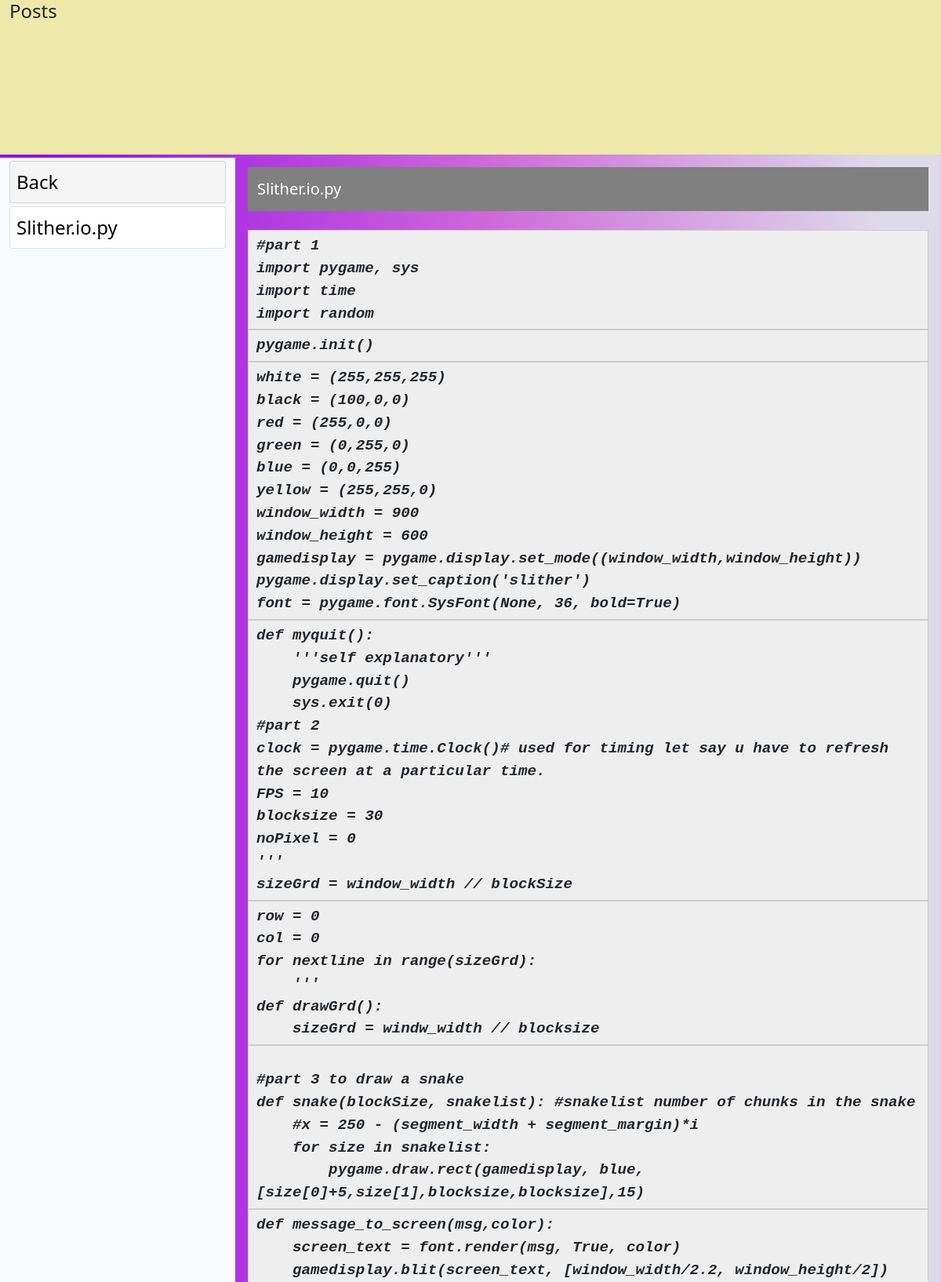
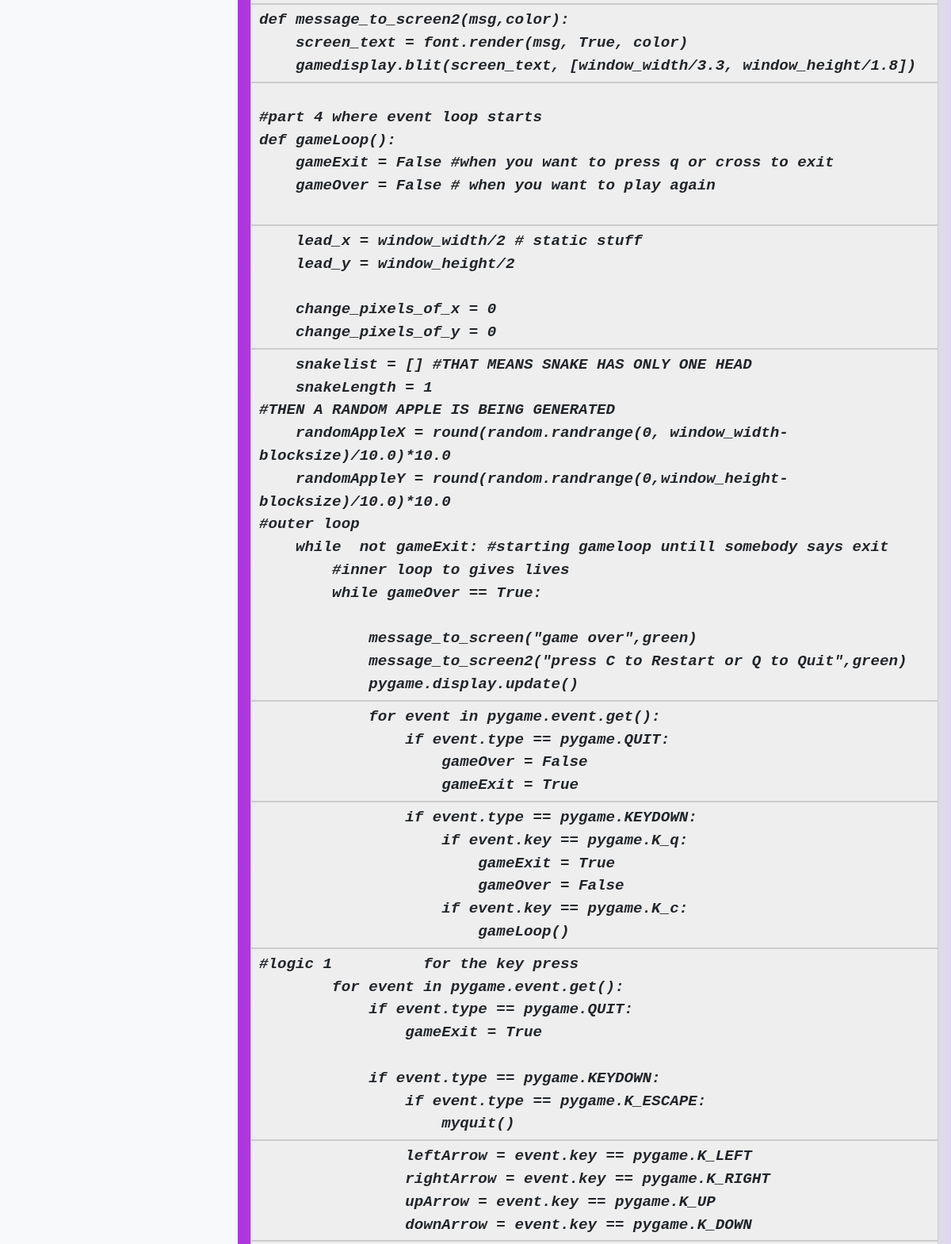
Page /viewpost/83 (signed in, upper part) on the committed database (2 pictures, top to bottom).
### codeblog/models.py (models this page shows, shortened)
class Content(models.Model):
    post = models.ForeignKey(Post, on_delete=models.CASCADE, null=False, blank=False)
    heading = models.CharField(max_length=100, null=False, blank=False)
    code = RichTextField(blank=False, null=False)

### codeblog/views.py (the view)
# urls.py: path('viewpost/<str:pk>', views.ViewPost, name="view"),
@login_required
def ViewPost(request, pk):
	post = Post.objects.get(pk=pk)
	post_content = post.content_set.all()
	context = {
	    'post_content':post_content
	}
	return render(request, 'codeblog/Posts.html', context)

### codeblog/templates/codeblog/Posts.html (shortened to what this page needs)
{% extends 'codeblog/base.html' %}
{% block content %}
<section class="container-fluid">
	<div class="row">
		<section class="col-md-12 heading" style="background-color: palegoldenrod; height:4vh">
			<h4>Posts</h4>
		</section>
			<ul class="col-md-3 my-1 bg-light desktop-navbar" style="height:93vh; overflow-y: scroll;">
        <li class="mt-1 p-2 card back-link" >
           <a class="back" href="{% url 'index' %}">Back</a>
         </li>
         {% for content in post_content %}
         <li class="mt-1 p-2 card">
           <a href="#{{content.heading|safe}}">{{content.heading|safe}}</a>
         </li>
         {% endfor %}
      </ul>
		<section class="col-md-9 my-1 code-section">
      {% for content in post_content %}
      <div class="row m-1">
			<h5 class="col my-2 py-3 code-title w-100" id="{{content.heading|safe}}">{{content.heading|safe}}</h5>
      <p class="col-md-12 m-2">
        {{content.code|safe}}
      </p>
      </div>
      {% endfor %}
		</section>
	</div>
</section>
{% endblock %}

### codeblog/templates/codeblog/base.html (style rules this page uses)
body { animation: fadeInAnimation ease 0.5s; animation-iteration-count: 1; animation-fill-mode: forwards; background: rgb(147,11,232); background: linear-gradient(90deg, rgba(147,11,232,1) 3%, rgba(206,105,217,1) 52%, rgba(221,219,233,1) 94%); }

### codeblog/templates/codeblog/Posts.html (style rules this page uses)
ul { list-style-type: none; }
a { cursor: pointer; color: black; text-decoration: none; font-size: 1.5em; }
.card { background-color: white; }
.code-title { background-color: gray; color: white; }
.code-section { height: 94vh; overflow-y: scroll; }
.back-link { background-color: whitesmoke; color: black; }

### rows in the picture
Content: heading "Slither.io.py", code "#part 1 import pygame, sys import time import random pygame.init() white = (255,255,255) black = (100,0,0) red = (255,0,0) green = (0,255,0) blue = (0,0,255) yellow = (255,255,0) window_width = 900 window_height = 600 gamedisplay = pygame.display.set_mode((window_width,window_height)) pygame.display.set_caption('slither') font = pygame.font.SysFont(None, 36, bold=True) def myquit(): '''self explanatory''' pygame.quit() sys.exit(0) #part 2 clock = pygame.time.Clock()# used for timing let say u have to refresh the screen at a particular time. FPS = 10 blocksize = 30 noPixel = 0 ''' sizeGrd = window_width // blockSize row = 0 col = 0 for nextline in range(sizeGrd): ''' def drawGrd(): sizeGrd =…"
